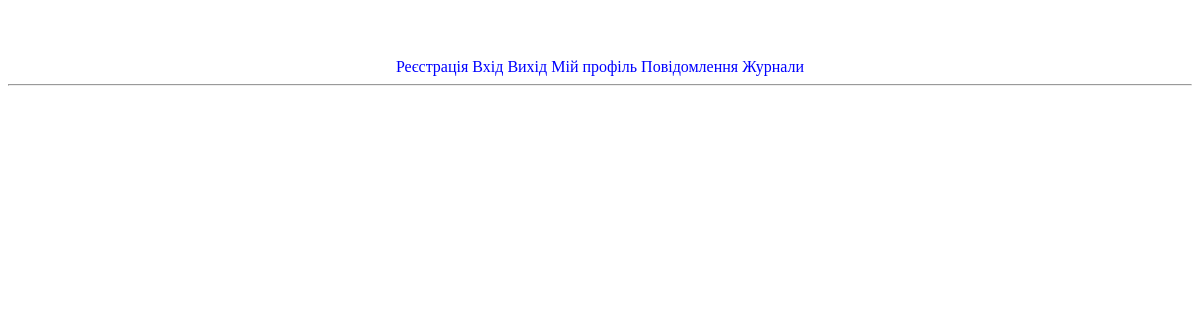
The page /journal/15/list/ (signed in) on the database as committed earlier.
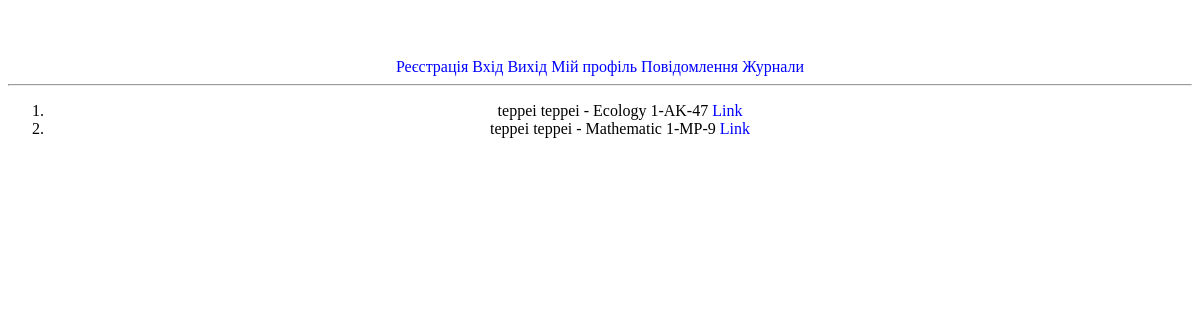
The same page on the database as committed later.
### journal/models.py (models this page shows, shortened)
class TeacherSubject(models.Model):
    teacher = models.ForeignKey("Teacher", on_delete=models.CASCADE)
    group_subject = models.ForeignKey("GroupSubject", on_delete=models.CASCADE)
    semester = models.PositiveIntegerField(verbose_name="Семестр")
    academic_year = models.CharField(max_length=4, verbose_name="Навчальний рік")
    students = models.CharField(max_length=1000, null=True)
    def __str__(self):
        return f"{self.teacher} - {self.group_subject}"

class Teacher(models.Model):
    user = models.OneToOneField(settings.AUTH_USER_MODEL, on_delete=models.CASCADE)
    specializations = models.CharField(max_length=1000, null=True)
    def __str__(self):
        return str(self.user)

class CustomUser(AbstractBaseUser):
    name = models.CharField(max_length=15, null=False)
    surname = models.CharField(max_length=15, null=False)
    patronymic = models.CharField(max_length=15, blank=True, null=True)
    email = models.EmailField(unique=True)  # require
    phone_number = models.CharField(max_length=16, blank=True, null=True)
    avatar = models.ImageField(upload_to='user/avatar/', blank=True, null=True)
    date_of_birth = models.DateField(null=True)
    about = models.TextField(null=True)
    role = models.CharField(max_length=8, null=False, default="Other")
    is_active = models.BooleanField(default=True)
    is_staff = models.BooleanField(default=False)
    is_admin = models.BooleanField(default=False)
    USERNAME_FIELD = 'email'
    REQUIRED_FIELDS = ["name", "surname"]
    objects = CustomUserManager()
    def __str__(self):
        if self.name and self.surname:
            return f'{self.surname} {self.name}'
        return self.email.split('@')[0]
    def get_group_slug(self):
        if self.role == "Teacher":
            return self.teacher.group.slug
        elif self.role == "Student":
            return self.student.group.slug
        return None

class GroupSubject(models.Model):
    group = models.ForeignKey('Group', on_delete=models.CASCADE)
    subject = models.ForeignKey('Subject', on_delete=models.CASCADE)
    amount_of_hours = models.PositiveIntegerField()
    def __str__(self):
        return f"{self.subject.name} {self.group.name}"

class Subject(models.Model):
    name = models.CharField(max_length=45, verbose_name="Назва предмету")
    slug = models.SlugField(max_length=45, unique=True, verbose_name="identificator")
    short_name = models.CharField(max_length=33, verbose_name="Скорочена назва предмету")
    evaluation_system = models.ForeignKey("EvaluationSystem", on_delete=models.CASCADE)

class Group(models.Model):
    name = models.CharField(max_length=45, verbose_name="Назва групи")
    slug = models.SlugField(max_length=45, unique=True, verbose_name="URL")
    teacher = models.OneToOneField('Teacher', on_delete=models.CASCADE)

### journal/views.py (the view)
# urls.py: path('journal/<int:teacher_pk>/list/', teacher_journal_list, name="teacher_journal_list"),
def teacher_journal_list(request, teacher_pk):
    teacher_subj_objs = TeacherSubject.objects.filter(teacher__pk=teacher_pk)
    replacement_objs = Replacement.objects.filter(teacher__pk=teacher_pk)
    context = {
        'title': 'Teacher journal list',
        'teacher_subjects': teacher_subj_objs,
        'replacements': replacement_objs,
    }
    return render(request, 'journal/teacher_journals.html', context=context)

### journal/templates/journal/teacher_journals.html (shortened to what this page needs)
{% extends 'journal/base.html' %}
{% block main %}
<ol>
{% for teacher_subject in teacher_subjects %}
    <li>{{ teacher_subject }}
        <a href="{% url 'journal' teacher_subject.group_subject.group.slug teacher_subject.group_subject.subject.slug %}">Link</a>
    </li>
{% endfor %}
</ol>
{% endblock %}

Rows that differ between the two databases and show on the page:
added TeacherSubject: teacher+group_subject "teppei teppei - Ecology 1-AK-47"
added TeacherSubject: teacher+group_subject "teppei teppei - Mathematic 1-MP-9"
